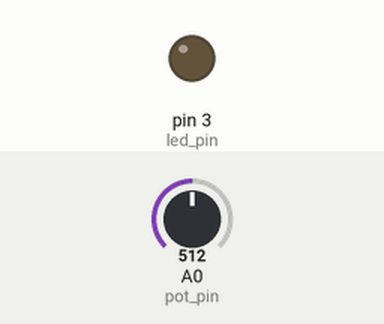
The sketch below on a simulated Arduino Uno, built with avr-gcc and run on an emulated ATmega328P. Shown: output pins drawn as LEDs (lit = HIGH). The test bench sets the inputs (shaded band); at power-on: A0 (pot_pin) = 512.

Above: at 1.2 s.
1.3 s: A0 (pot_pin) set to 716
At 2.2 s:
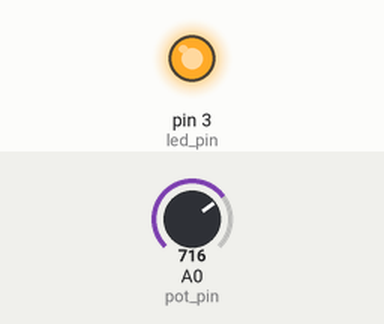
2.8 s: A0 (pot_pin) set to 2
4.3 s: A0 (pot_pin) set to 0
At 5.5 s:
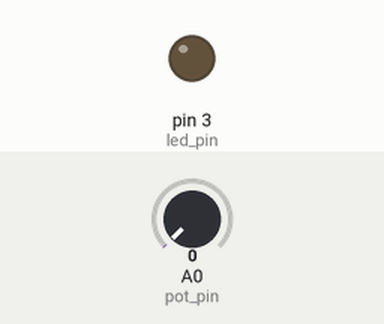
5.8 s: A0 (pot_pin) set to 122
At 6.9 s:
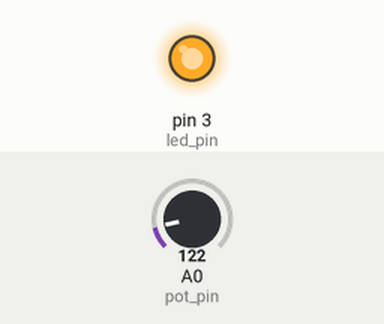
Timing chart, 0 to 8.3 s (numbered marks = the images above; inputs shaded):
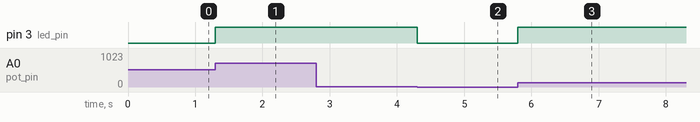

Measured:
- the behaviour switches between 1 and 0 on A0 (pot_pin) (found by bisection; images 1 and 2)
- after the input at 1.3 s, pin 3 (led_pin): LOW → HIGH at once
- after the input at 2.8 s, every drawn part: stays the same
- after the input at 4.3 s, pin 3 (led_pin): HIGH → LOW at once
- after the input at 5.8 s, pin 3 (led_pin): LOW → HIGH at once

The sketch:

Potentiometer_basic.ino
```cpp
/*
 * Created by 'Learning To Be  Maker'.
 */

int led_pin = 3; // Pin where we have to connect the LED
int pot_pin = A0; // Pin where we should connect the potentiometer
int potVal; // Value returned from the pot on twisting it

void setup() {

  pinMode(led_pin,OUTPUT); // Set the LED as OUTPUT as we need it to OUTPUT a light
  pinMode(pot_pin, INPUT); // Set the pot as INPUT as we need the values FROM the pot
}

void loop() {

potVal = analogRead(pot_pin); // The values returned from pot_pin are to be read and stored as an integer potVal

digitalWrite(led_pin,potVal);
}
```
